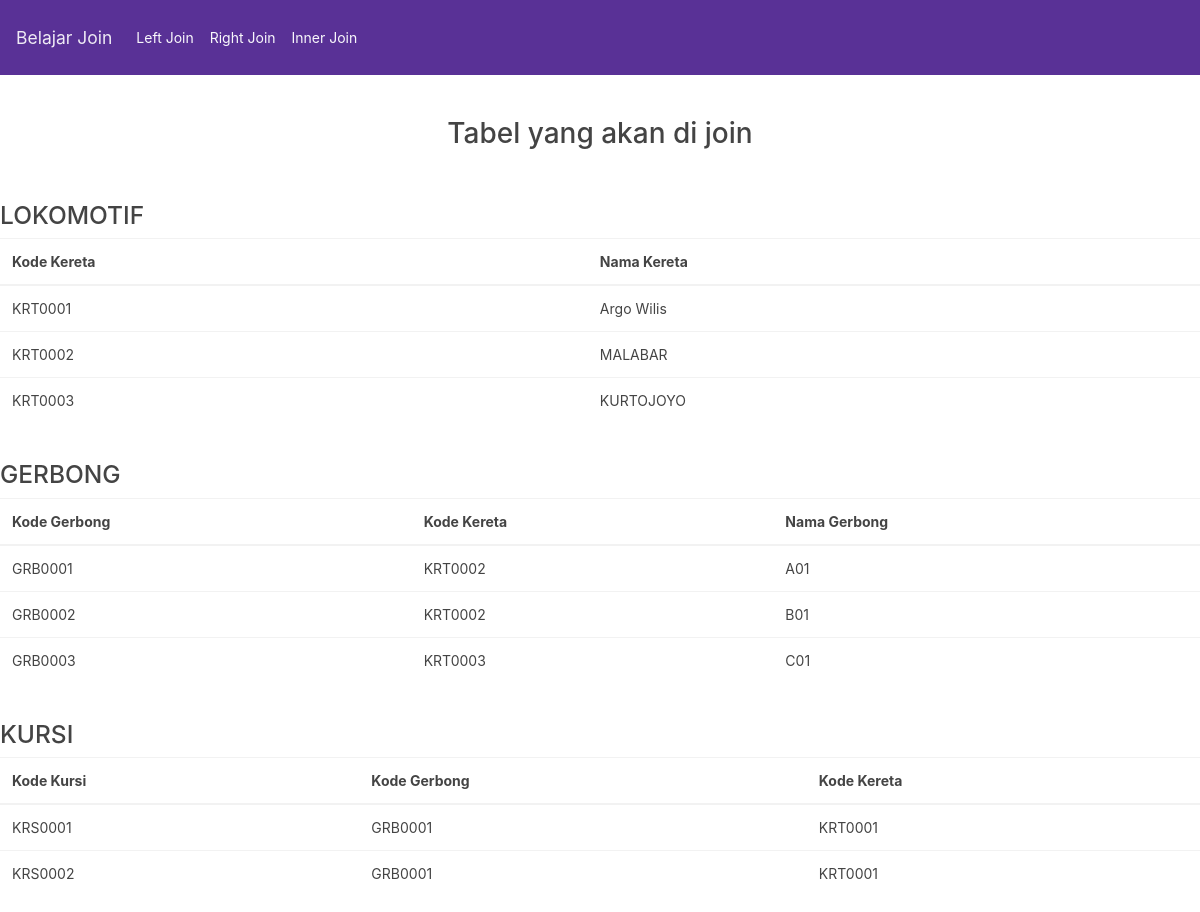
The page / on the database its author committed.
### tables this page shows
CREATE TABLE `lokomotif` (
  `kd_kereta` varchar(15) NOT NULL,
  `nama` varchar(30) NOT NULL
);

CREATE TABLE `gerbong` (
  `kd_gerbong` varchar(15) NOT NULL,
  `kd_kereta` varchar(15) NOT NULL,
  `nama` varchar(30) NOT NULL
);

CREATE TABLE `kursi` (
  `kd_kursi` varchar(15) NOT NULL,
  `kd_gerbong` varchar(15) NOT NULL,
  `kd_kereta` varchar(15) NOT NULL
);

### application/controllers/C_kereta.php (called while the page is built, shortened)
<?php
class C_kereta extends CI_Controller {
	public function __construct()
	{
			$this->load->model(array('m_kereta'));
	}
	public function index()
	{
		$data['lokomotif'] = $this->m_kereta->getLoko();
		$data['gerbong'] = $this->m_kereta->getGerbong();
		$data['kursi'] = $this->m_kereta->getKursi();
		$this->load->view('awal', $data);
	}
}

### index.php (called while the page is built, shortened)
<?php
require_once BASEPATH.'core/CodeIgniter.php';

### application/models/M_kereta.php (called while the page is built, shortened)
<?php
	class M_kereta extends CI_Model {
		  public function getLoko()
		  {
		  	$this->db->select('kd_kereta AS KodeKereta, nama AS NamaKereta');
			$this->db->from("lokomotif");
			$hasil = $this->db->get();
			return $hasil->result();
		  }
		   public function getGerbong()
		  {
		  	$this->db->select('kd_gerbong AS KodeGerbong, kd_kereta AS KodeKereta, nama AS NamaGerbong');
			$this->db->from("gerbong");
			$hasil = $this->db->get();
			return $hasil->result();
		  }
		  public function getKursi()
		  {
		  	$this->db->select('kd_kursi AS KodeKursi, kd_gerbong AS KodeGerbong, kd_kereta AS KodeKereta');
			$this->db->from("kursi");
			$hasil = $this->db->get();
			return $hasil->result();
		  }
	}
?>

### application/views/awal.php (the view, shortened to what this page needs)
<?php
	include 'header.php';
?>
<br><br>
<h2 align="center">Tabel yang akan di join</h2>
<br><br>
		<h3>LOKOMOTIF</h3>
		<table class="table">
			<thead>
				<tr>
					<th>Kode Kereta</th>
					<th>Nama Kereta</th>
				</tr>
			</thead>
			<tbody>
				<?php
				foreach ($lokomotif as $row):
				?>
					<tr>
						<td><?=$row->KodeKereta?></td>
						<td><?=$row->NamaKereta?></td>
					</tr>
				<?php endforeach; ?>
		</table>
<br>
		<h3>GERBONG</h3>
		<table class="table">
			<thead>
				<tr>
					<th>Kode Gerbong</th>
					<th>Kode Kereta</th>
					<th>Nama Gerbong</th>
				</tr>
			</thead>
			<tbody>
				<?php
				foreach ($gerbong as $row):
				?>
					<tr>
						<td><?=$row->KodeGerbong?></td>
						<td><?=$row->KodeKereta?></td>
						<td><?=$row->NamaGerbong?></td>
					</tr>
				<?php endforeach; ?>
		</table>
<br>
		<h3>KURSI</h3>
		<table class="table">
			<thead>
				<tr>
					<th>Kode Kursi</th>
					<th>Kode Gerbong</th>
					<th>Kode Kereta</th>
				</tr>
			</thead>
			<tbody>
				<?php
				foreach ($kursi as $row):
				?>
					<tr>
						<td><?=$row->KodeKursi?></td>
						<td><?=$row->KodeGerbong?></td>
						<td><?=$row->KodeKereta?></td>
					</tr>
				<?php endforeach; ?>
		</table>
	</body>
</html>

### application/views/header.php (shortened to what this page needs)
<!DOCTYPE html>
<html>
<head>
	<link rel="stylesheet" href="https://stackpath.bootstrapcdn.com/bootstrap/4.3.1/css/bootstrap.min.css">
	<link href="https://stackpath.bootstrapcdn.com/bootswatch/4.3.1/pulse/bootstrap.min.css" rel="stylesheet">
	</head>
<body>
	<nav class="navbar navbar-expand-lg navbar-dark bg-primary">
  <a class="navbar-brand"href="<?php echo site_url("c_kereta/index")?>">Belajar Join</a>
 <div class="collapse navbar-collapse" id="navbarNavAltMarkup">
          <div class="navbar-nav">
              <a class="nav-item nav-link text-light" href="<?php echo site_url("c_kereta/leftjoin")?>">Left Join <span class="sr-only">(current)</span></a>
               <a class="nav-item nav-link text-light" href="<?php echo site_url("c_kereta/rightjoin")?>">Right Join <span class="sr-only">(current)</span></a>
                <a class="nav-item nav-link text-light" href="<?php echo site_url("c_kereta/innerjoin")?>">Inner Join <span class="sr-only">(current)</span></a>
          </div>
      </div>
  </nav>

### rows shown on the page
lokomotif: kd_kereta "KRT0001", nama "Argo Wilis"
lokomotif: kd_kereta "KRT0002", nama "MALABAR"
lokomotif: kd_kereta "KRT0003", nama "KURTOJOYO"
gerbong: kd_gerbong "GRB0001", kd_kereta "KRT0002", nama "A01"
gerbong: kd_gerbong "GRB0002", kd_kereta "KRT0002", nama "B01"
gerbong: kd_gerbong "GRB0003", kd_kereta "KRT0003", nama "C01"
kursi: kd_kursi "KRS0001", kd_gerbong "GRB0001", kd_kereta "KRT0001"
kursi: kd_kursi "KRS0002", kd_gerbong "GRB0001", kd_kereta "KRT0001"
